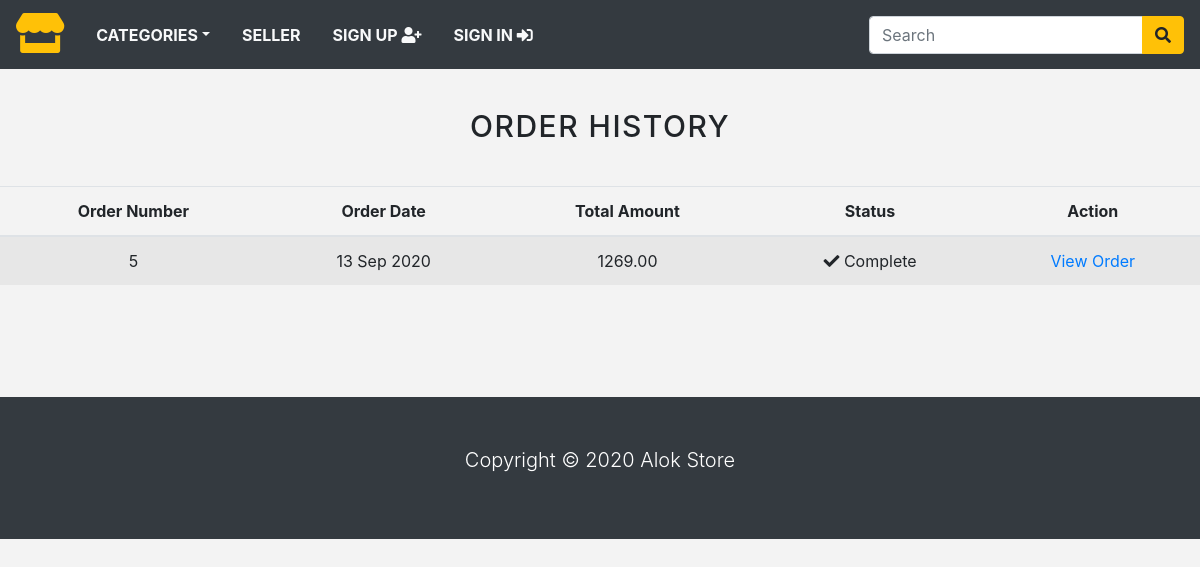
Screenshot of /order_history/ (signed in) with the database file from the repository.
### store/models.py (models this page shows, shortened)
class Order(models.Model):
    token = models.CharField(max_length=250, blank=True)
    total = models.DecimalField(max_digits=10, decimal_places=2, verbose_name='INR Order Total')
    emailAddress = models.EmailField(max_length=250, blank=True, verbose_name='Email Address')
    created = models.DateTimeField(auto_now_add=True)
    billingName = models.CharField(max_length=250, blank=True)
    billingAddress1 = models.CharField(max_length=250, blank=True)
    billingCity = models.CharField(max_length=250, blank=True)
    billingPostcode = models.CharField(max_length=250, blank=True)
    billingCountry = models.CharField(max_length=250, blank=True)
    shippingName = models.CharField(max_length=250, blank=True)
    shippingAddress1 = models.CharField(max_length=250, blank=True)
    shippingCity = models.CharField(max_length=250, blank=True)
    shippingPostcode = models.CharField(max_length=250, blank=True)
    shippingCountry = models.CharField(max_length=250, blank=True)
    class Meta:
        db_table = 'Order'
        ordering = ['-created']

### store/views.py (the view)
# urls.py: path('order_history/', views.orderHistory, name='order_history'),
@login_required(redirect_field_name='next', login_url='signin')
def orderHistory(request):
    if request.user.is_authenticated:
        email = str(request.user.email)
        order_details = Order.objects.filter(emailAddress=email)
    return render(request, 'orders_list.html', {'order_details': order_details})

### store/context_processors.py (called while the page is built)
def counter(request):
    item_count = 0
    if 'admin' in request.path:
        return {}
    else:
        try:
            cart = Cart.objects.filter(cart_id=_cart_id(request))
            cart_items = CartItem.objects.all().filter(cart=cart[:1])
            for cart_item in cart_items:
                item_count += cart_item.quantity
        except Cart.DoesNotExist:
            item_count = 0
    return dict(item_count=item_count)

def menu_links(request):
    links = Category.objects.all()
    return dict(links=links)

### store/models.py (called while the page is built)
    def get_url(self):
        return reverse('products_by_category', args=[self.slug])

### store/views.py (called while the page is built)
def _cart_id(request):
    cart = request.session.session_key
    if not cart:
        cart = request.session.create()
    return cart

### store/templates/orders_list.html (shortened to what this page needs)
{% extends 'base.html' %}
{% load static %}
{% block content %}
  <div class="text-center">
    <br>
    <h1 class="text-center product_title">
      Order History
    </h1>
    <br>
    {% if order_details %}
      <table class="table table-striped">
        <thead>
          <tr>
            <th>Order Number</th>
            <th>Order Date</th>
            <th>Total Amount</th>
            <th>Status</th>
            <th>Action</th>
          </tr>
        </thead>
        <tbody>
          {% for order in order_details %}
            <tr>
              <td>{{ order.id }}</td>
              <td>{{ order.created|date:"d M Y" }}</td>
              <td>{{ order.total }}</td>
              <td><i class="fas fa-check"></i>&nbsp;Complete</td>
              <td><a href="{% url 'order_detail' order.id %}">View Order</a></td>
            </tr>
          {% endfor %}
        </tbody>
      </table>
    {% else %}
      <p>You have not placed any orders yet.
        <br><br>
        <a href="{% url 'home' %}" class="btn btn-secondary">Continue shopping</a>
      </p>
    {% endif %}
  </div>
  <br><br>
{% endblock %}

### store/static/css/base.css (style rules this page uses)
body { background:#f3f3f3; }
.product_title { font-size:30px; text-transform: uppercase; letter-spacing: .05em; padding-top: 15px; padding-bottom: 10px; }

### rows the page displays
Order: id "5", created "13 Sep 2020", total "1269.00"
